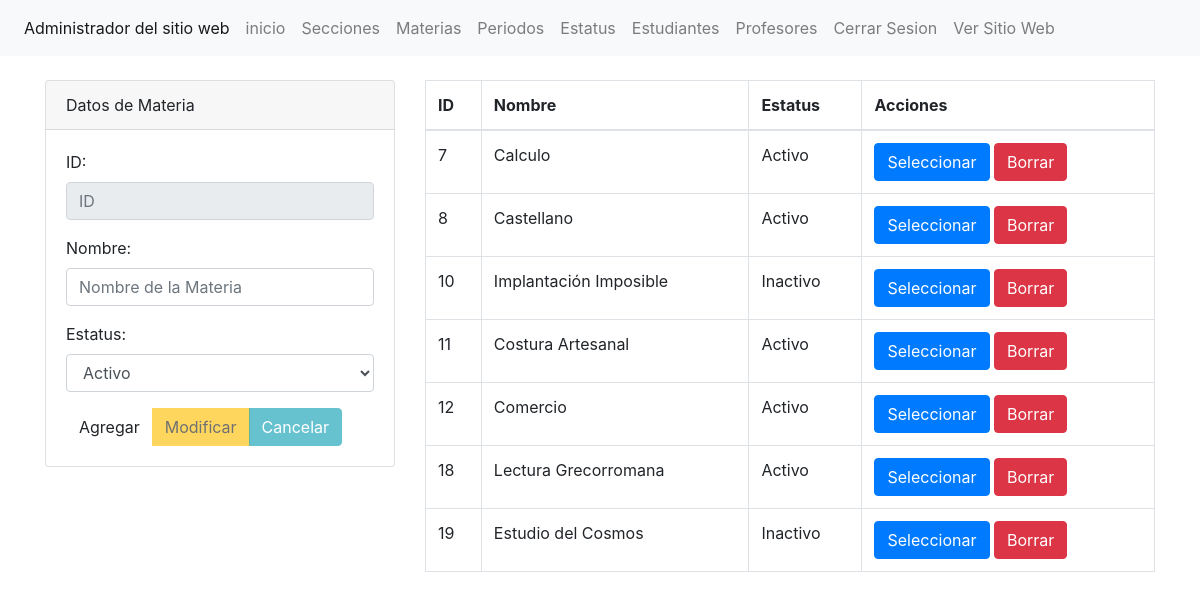
Screenshot of /educativo0.1/administrador/seccion/materias.php (signed in) with the database file from the repository.
### tables this page shows
CREATE TABLE `materia` (
  `id_materia` int(10) NOT NULL AUTO_INCREMENT,
  `estatus_materia` int(10) NOT NULL,
  `nombre_materia` varchar(155) NOT NULL,
  PRIMARY KEY (`id_materia`),
  KEY `id_estatus` (`estatus_materia`),
  CONSTRAINT `materia_ibfk_1` FOREIGN KEY (`estatus_materia`) REFERENCES `estatus` (`id_estatus`) ON DELETE CASCADE ON UPDATE CASCADE
);

CREATE TABLE `estatus` (
  `id_estatus` int(10) NOT NULL AUTO_INCREMENT,
  `nombre_estatus` varchar(150) NOT NULL,
  PRIMARY KEY (`id_estatus`)
);

### educativo0.1/administrador/seccion/materias.php (the view, shortened to what this page needs)
<?php include('../template/cabecera.php');    ?>
<?php
    $txtID=(isset($_POST['txtID']))?$_POST['txtID']:"";
    $txtNombre=(isset($_POST['txtNombre']))?$_POST['txtNombre']:"";
    $accion=(isset($_POST['accion']))?$_POST['accion']:"";
    include('../config/db.php');
    $sentenciaSQL= $conexion->prepare("SELECT `materia`.*, `estatus`.*
    FROM `materia`
        LEFT JOIN `estatus` ON `materia`.`estatus_materia` = `estatus`.`id_estatus`;");
    $sentenciaSQL->execute();
    $listaMaterias=$sentenciaSQL->fetchAll(PDO::FETCH_ASSOC);
?>
<div class="col-md-4">
    <div class="card">
        <div class="card-header">
            Datos de Materia
        </div>
        <div class="card-body">
        <form method="POST" >
            <div class = "form-group">
            <label for="txtID">ID:</label>
            <input type="text" required readonly class="form-control" value="<?php echo $txtID;?>" name="txtID" id="txtID"  placeholder="ID">
            </div>
            <div class = "form-group">
            <label for="txtNombre">Nombre: </label>
            <input type="text" required class="form-control"  value="<?php echo $txtNombre;?>" name="txtNombre" id="txtNombre"  placeholder="Nombre de la Materia">
            </div>
            <div class = "form-group">
            <label for="txtEstatus">Estatus: </label>
            <select class="form-control" name="txtEstatus">
            <?php
                $query = $conexion->prepare("SELECT * FROM estatus");
                $query->execute();
                $data = $query->fetchAll();
                foreach ($data as $valores):
                echo '<option value="'.$valores["id_estatus"].'">'.$valores["nombre_estatus"].'</option>';
                endforeach;
            ?>
            </select>
            </div>
            <div class="btn-group" role="group" aria-label="">
                <button type="submit" name="accion" <?php echo ($accion=="Seleccionar")?"disabled":"" ?> Value="Agregar" class="btn btn-succes">Agregar</button>
                <button type="submit" name="accion" <?php echo ($accion!="Seleccionar")?"disabled":"" ?> Value="Modificar" class="btn btn-warning">Modificar</button>
                <button type="submit" name="accion" <?php echo ($accion!="Seleccionar")?"disabled":"" ?> Value="Cancelar" class="btn btn-info">Cancelar</button>
            </div>
        </form>
     </div>
 </div>
</div>
<div class="col-md-8">
    <table class="table table-bordered">
        <thead>
            <tr>
                <th>ID</th>
                <th>Nombre</th>
                <th>Estatus</th>
                <th>Acciones</th>
            </tr>
        </thead>
        <tbody>
            <?php foreach ($listaMaterias as $materia){?>
            <tr>
                <td><?php echo $materia['id_materia'];?></td>
                <td><?php echo $materia['nombre_materia'];?></td>
                <td><?php echo $materia['nombre_estatus'];?></td>
                <td>
                    <form method="post">
                        <input type="submit" name="accion" value="Seleccionar" class="btn btn-primary">
                        <input type="submit" name="accion" value="Borrar" class="btn btn-danger">
                    </form>
                </td>
            </tr>
           <?php } ?>
        </tbody>
    </table>
</div>
<?php include('../template/pie.php');

### educativo0.1/administrador/template/cabecera.php (shortened to what this page needs)
<!doctype html>
<html lang="en">
  <head>
    <link rel="stylesheet" href="https://stackpath.bootstrapcdn.com/bootstrap/4.3.1/css/bootstrap.min.css">
  </head>
  <body>
      <?php $url= "http://".$_SERVER['HTTP_HOST']."/educativo0.1" ?>
    <nav class="navbar navbar-expand navbar-light bg-light">
        <div class="nav navbar-nav">
            <a class="nav-item nav-link active" href="#">Administrador del sitio web <span class="sr-only">(current)</span></a>
            <a class="nav-item nav-link" href="<?php echo $url; ?> /administrador/inicio.php">inicio</a>
            <a class="nav-item nav-link" href="<?php echo $url; ?> /administrador/seccion/secciones.php">Secciones</a>
            <a class="nav-item nav-link" href="<?php echo $url; ?> /administrador/seccion/materias.php">Materias</a>
            <a class="nav-item nav-link" href="<?php echo $url; ?> /administrador/seccion/periodos.php">Periodos</a>
            <a class="nav-item nav-link" href="<?php echo $url; ?> /administrador/seccion/estatus.php">Estatus</a>
            <a class="nav-item nav-link" href="<?php echo $url; ?> /administrador/seccion/estudiantes.php">Estudiantes</a>
            <a class="nav-item nav-link" href="<?php echo $url; ?> /administrador/seccion/profesores.php">Profesores</a>
            <a class="nav-item nav-link" href="<?php echo $url; ?> /administrador/seccion/cerrar.php">Cerrar Sesion</a>
            <a class="nav-item nav-link" href="<?php echo $url; ?>">Ver Sitio Web</a>
        </div>
    </nav>
    <div class="container">
        <br>
      <div class="row">

### educativo0.1/administrador/template/pie.php
      </div>
    </div>
  </body>
</html>

### rows the page displays
materia: id_materia "7", nombre_materia "Calculo", estatus_materia.nombre_estatus "Activo"
materia: id_materia "8", nombre_materia "Castellano", estatus_materia.nombre_estatus "Activo"
materia: id_materia "10", nombre_materia "Implantación Imposible", estatus_materia.nombre_estatus "Inactivo"
materia: id_materia "11", nombre_materia "Costura Artesanal", estatus_materia.nombre_estatus "Activo"
materia: id_materia "12", nombre_materia "Comercio", estatus_materia.nombre_estatus "Activo"
materia: id_materia "18", nombre_materia "Lectura Grecorromana", estatus_materia.nombre_estatus "Activo"
materia: id_materia "19", nombre_materia "Estudio del Cosmos", estatus_materia.nombre_estatus "Inactivo"

### other values shown
form field txtEstatus "Activo"
